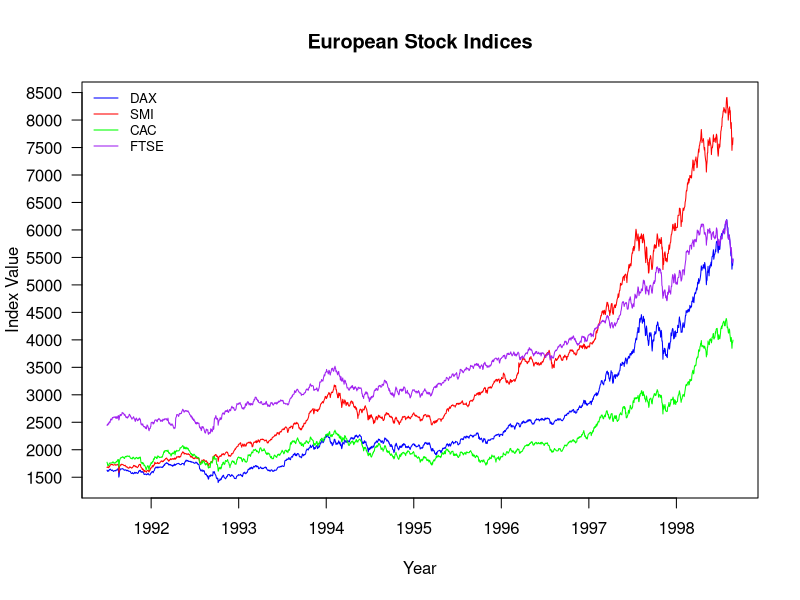

This figure's R source:
## ---- chunk 1
plot(EuStockMarkets, plot.type = "single",
     main = "European Stock Indices",
     xlab = "Year",
     ylab = "Index Value",
     yaxt = "n",
     las = 1, 
     col  = c("blue", "red", "green", "purple"))
legend("topleft",
       legend = colnames(EuStockMarkets),
       col = c("blue", "red", "green", "purple"),
       lty = 1, bty = "n", cex = 0.8)
# Add a custom y-axis with more ticks
axis(side = 2,
     at = pretty(range(EuStockMarkets), n = 15),
     las = 1)

